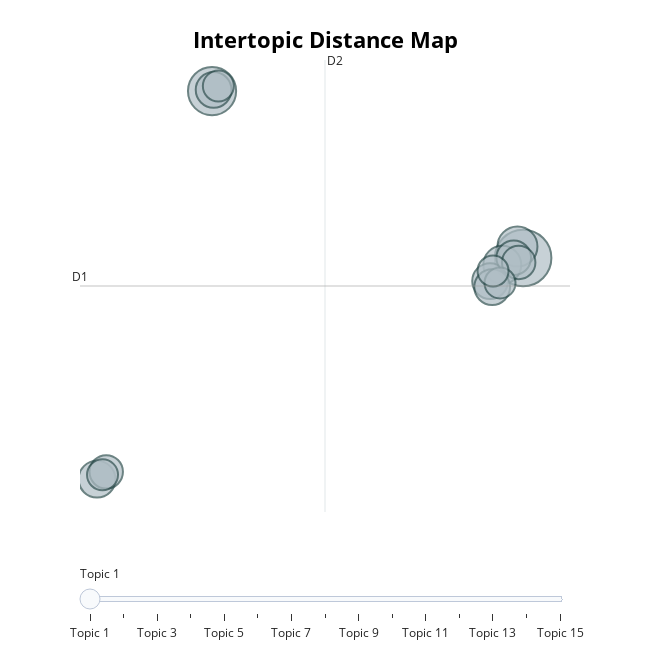

Write notebook code for a chart like this one.
### Code cell
female_topic_model.visualize_topics()

### Figure 1 — Plotly figure (JSON) as saved in the notebook; plotly's stock layout.template omitted (floating-point values rounded to 4 significant figures)
{"data": [{"customdata": [[1, "sorry | okay | hell | shambles | saying", 40], [2, "attention | said | let | runway | open", 29], [3, "hello | boys | fourteen | greeting | line", 20], [4, "water | hagrid | night | bet | versus", 18], [5, "come | mean | oh | dimwitted | making", 17], [6, "ball | dance | cozy | wondering | stirring", 16], [7, "bottoms | ground | uncomfortable | sound | sods", 16], [8, "courage | page | does | heart | beats", 16], [9, "lake | black | daily | prophet | nightmares", 15], [10, "crime | barty | bag | ve | trauma", 14], [11, "champion | champions | circle | treasures | surface", 14], [12, "moment | matter | help | fact | believe", 12], [13, "tournament | ignore | submit | keen | quill", 12], [14, "ron | says | ronald | spoiled | sight", 12], [15, "hour | time | thursday | throw | sure", 12]], "hovertemplate": "<b>Topic %{customdata[0]}</b><br>Words: %{customdata[1]}<br>Size: %{customdata[2]}", "legendgroup": "", "marker": {"color": "#B0BEC5", "line": {"color": "DarkSlateGrey", "width": 2}, "size": [40, 29, 20, 18, 17, 16, 16, 16, 15, 14, 14, 12, 12, 12, 12], "sizemode": "area", "sizeref": 0.025, "symbol": "circle"}, "mode": "markers", "name": "", "orientation": "v", "showlegend": false, "type": "scatter", "x": [15.97, 0.07891, 15.68, 14.91, -5.798, 14.29, 0.1596, 14.39, 15.49, -5.328, 15.74, 14.79, -5.517, 0.4004, 14.44], "xaxis": "x", "y": [0.1305, 10.89, 0.8698, -0.3066, -14.13, -1.355, 10.97, -1.748, 0.1489, -13.66, -0.1551, -1.479, -13.85, 11.22, -0.7101], "yaxis": "y"}], "layout": {"annotations": [{"showarrow": false, "text": "D1", "x": -6.667, "y": -1.676, "yshift": 10}, {"showarrow": false, "text": "D2", "x": 5.85, "xshift": 10, "y": 12.9}], "height": 650, "hoverlabel": {"bgcolor": "white", "font": {"family": "Rockwell", "size": 16}}, "legend": {"itemsizing": "constant", "tracegroupgap": 0}, "margin": {"t": 60}, "shapes": [{"line": {"color": "#CFD8DC", "width": 2}, "type": "line", "x0": 5.85, "x1": 5.85, "y0": -16.25, "y1": 12.9}, {"line": {"color": "#9E9E9E", "width": 2}, "type": "line", "x0": -6.667, "x1": 18.37, "y0": -1.676, "y1": -1.676}], "sliders": [{"active": 0, "pad": {"t": 50}, "steps": [{"args": [{"marker.color": [["red", "#B0BEC5", "#B0BEC5", "#B0BEC5", "#B0BEC5", "#B0BEC5", "#B0BEC5", "#B0BEC5", "#B0BEC5", "#B0BEC5", "#B0BEC5", "#B0BEC5", "#B0BEC5", "#B0BEC5", "#B0BEC5"]]}], "label": "Topic 1", "method": "update"}, {"args": [{"marker.color": [["#B0BEC5", "red", "#B0BEC5", "#B0BEC5", "#B0BEC5", "#B0BEC5", "#B0BEC5", "#B0BEC5", "#B0BEC5", "#B0BEC5", "#B0BEC5", "#B0BEC5", "#B0BEC5", "#B0BEC5", "#B0BEC5"]]}], "label": "Topic 2", "method": "update"}, {"args": [{"marker.color": [["#B0BEC5", "#B0BEC5", "red", "#B0BEC5", "#B0BEC5", "#B0BEC5", "#B0BEC5", "#B0BEC5", "#B0BEC5", "#B0BEC5", "#B0BEC5", "#B0BEC5", "#B0BEC5", "#B0BEC5", "#B0BEC5"]]}], "label": "Topic 3", "method": "update"}, {"args": [{"marker.color": [["#B0BEC5", "#B0BEC5", "#B0BEC5", "red", "#B0BEC5", "#B0BEC5", "#B0BEC5", "#B0BEC5", "#B0BEC5", "#B0BEC5", "#B0BEC5", "#B0BEC5", "#B0BEC5", "#B0BEC5", "#B0BEC5"]]}], "label": "Topic 4", "method": "update"}, {"args": [{"marker.color": [["#B0BEC5", "#B0BEC5", "#B0BEC5", "#B0BEC5", "red", "#B0BEC5", "#B0BEC5", "#B0BEC5", "#B0BEC5", "#B0BEC5", "#B0BEC5", "#B0BEC5", "#B0BEC5", "#B0BEC5", "#B0BEC5"]]}], "label": "Topic 5", "method": "update"}, {"args": [{"marker.color": [["#B0BEC5", "#B0BEC5", "#B0BEC5", "#B0BEC5", "#B0BEC5", "red", "#B0BEC5", "#B0BEC5", "#B0BEC5", "#B0BEC5", "#B0BEC5", "#B0BEC5", "#B0BEC5", "#B0BEC5", "#B0BEC5"]]}], "label": "Topic 6", "method": "update"}, {"args": [{"marker.color": [["#B0BEC5", "#B0BEC5", "#B0BEC5", "#B0BEC5", "#B0BEC5", "#B0BEC5", "red", "#B0BEC5", "#B0BEC5", "#B0BEC5", "#B0BEC5", "#B0BEC5", "#B0BEC5", "#B0BEC5", "#B0BEC5"]]}], "label": "Topic 7", "method": "update"}, {"args": [{"marker.color": [["#B0BEC5", "#B0BEC5", "#B0BEC5", "#B0BEC5", "#B0BEC5", "#B0BEC5", "#B0BEC5", "red", "#B0BEC5", "#B0BEC5", "#B0BEC5", "#B0BEC5", "#B0BEC5", "#B0BEC5", "#B0BEC5"]]}], "label": "Topic 8", "method": "update"}, {"args": [{"marker.color": [["#B0BEC5", "#B0BEC5", "#B0BEC5", "#B0BEC5", "#B0BEC5", "#B0BEC5", "#B0BEC5", "#B0BEC5", "red", "#B0BEC5", "#B0BEC5", "#B0BEC5", "#B0BEC5", "#B0BEC5", "#B0BEC5"]]}], "label": "Topic 9", "method": "update"}, {"args": [{"marker.color": [["#B0BEC5", "#B0BEC5", "#B0BEC5", "#B0BEC5", "#B0BEC5", "#B0BEC5", "#B0BEC5", "#B0BEC5", "#B0BEC5", "red", "#B0BEC5", "#B0BEC5", "#B0BEC5", "#B0BEC5", "#B0BEC5"]]}], "label": "Topic 10", "method": "update"}, {"args": [{"marker.color": [["#B0BEC5", "#B0BEC5", "#B0BEC5", "#B0BEC5", "#B0BEC5", "#B0BEC5", "#B0BEC5", "#B0BEC5", "#B0BEC5", "#B0BEC5", "red", "#B0BEC5", "#B0BEC5", "#B0BEC5", "#B0BEC5"]]}], "label": "Topic 11", "method": "update"}, {"args": [{"marker.color": [["#B0BEC5", "#B0BEC5", "#B0BEC5", "#B0BEC5", "#B0BEC5", "#B0BEC5", "#B0BEC5", "#B0BEC5", "#B0BEC5", "#B0BEC5", "#B0BEC5", "red", "#B0BEC5", "#B0BEC5", "#B0BEC5"]]}], "label": "Topic 12", "method": "update"}, {"args": [{"marker.color": [["#B0BEC5", "#B0BEC5", "#B0BEC5", "#B0BEC5", "#B0BEC5", "#B0BEC5", "#B0BEC5", "#B0BEC5", "#B0BEC5", "#B0BEC5", "#B0BEC5", "#B0BEC5", "red", "#B0BEC5", "#B0BEC5"]]}], "label": "Topic 13", "method": "update"}, {"args": [{"marker.color": [["#B0BEC5", "#B0BEC5", "#B0BEC5", "#B0BEC5", "#B0BEC5", "#B0BEC5", "#B0BEC5", "#B0BEC5", "#B0BEC5", "#B0BEC5", "#B0BEC5", "#B0BEC5", "#B0BEC5", "red", "#B0BEC5"]]}], "label": "Topic 14", "method": "update"}, {"args": [{"marker.color": [["#B0BEC5", "#B0BEC5", "#B0BEC5", "#B0BEC5", "#B0BEC5", "#B0BEC5", "#B0BEC5", "#B0BEC5", "#B0BEC5", "#B0BEC5", "#B0BEC5", "#B0BEC5", "#B0BEC5", "#B0BEC5", "red"]]}], "label": "Topic 15", "method": "update"}]}], "title": {"font": {"color": "Black", "size": 22}, "text": "<b>Intertopic Distance Map", "x": 0.5, "xanchor": "center", "y": 0.95, "yanchor": "top"}, "width": 650, "xaxis": {"anchor": "y", "domain": [0, 1], "range": [-6.667, 18.37], "title": {"text": ""}, "visible": false}, "yaxis": {"anchor": "x", "domain": [0, 1], "range": [-16.25, 12.9], "title": {"text": ""}, "visible": false}}}
